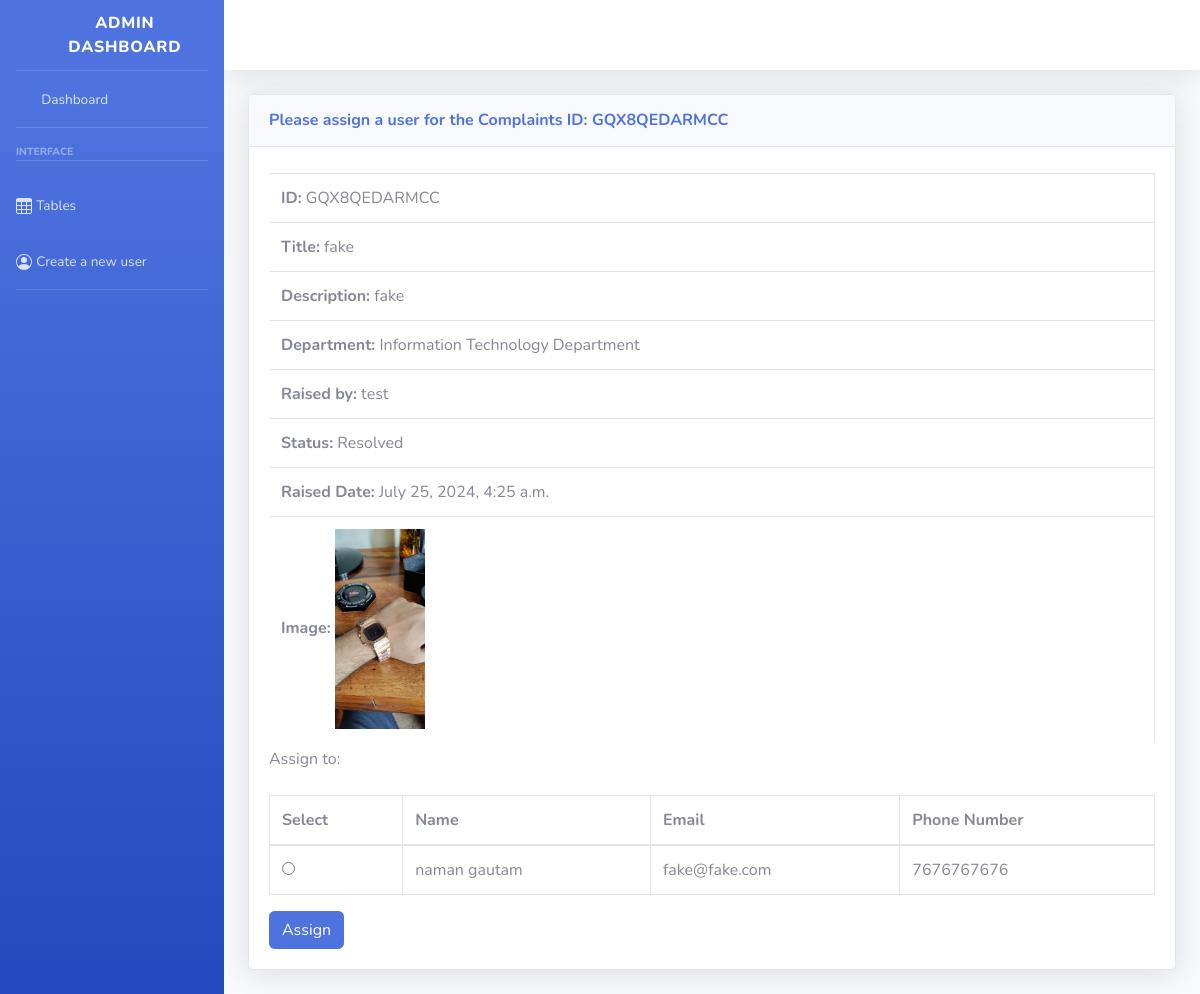
The page /assign/GQX8QEDARMCC/ on the database as committed earlier.
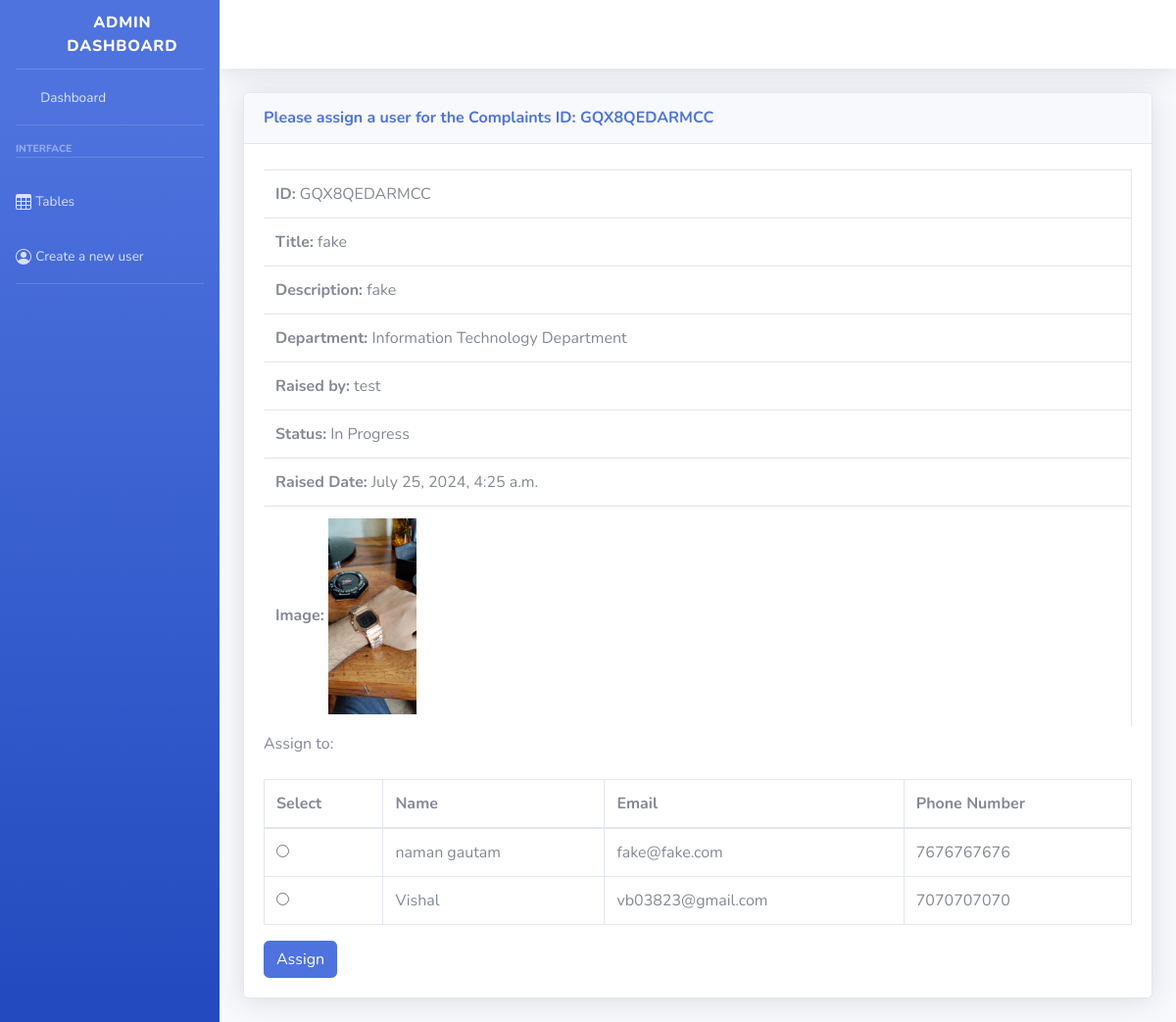
The same page on the database as committed later.
### app1/models.py (models this page shows, shortened)
class Complaint(models.Model):
    STATUS_CHOICES = (
        ('Pending', 'Pending'),
        ('Accepted', 'Accepted'),
        ('Allotted', 'Allotted'),
        ('In Progress', 'In Progress'),
        ('Resolved', 'Resolved'),
        ('Rejected', 'Rejected')
    )
    RESOLUTION_CHOICES = (
        ('Normal', 'Normal (10-15 days)'),
        ('Immediate', 'Immediate (3-4 days)'),
    )
    id = models.CharField(max_length=16, primary_key=True)  # Define id field explicitly
    title = models.CharField(max_length=200)
    Email= models.EmailField(null=False, blank=False)
    Phone_number=PhoneNumberField(max_length=13,null=False, blank=False)
    description = models.TextField()
    department = models.ForeignKey(Department, on_delete=models.CASCADE)
    raised_by = models.CharField(max_length=100)
    raised_at = models.DateTimeField(auto_now_add=True)
    date_alloted = models.DateTimeField(null=True, blank=True)
    date_started = models.DateTimeField(null=True, blank=True)
    date_resolved = models.DateTimeField(null=True, blank=True)
    resolution_time = models.CharField(max_length=20, choices=RESOLUTION_CHOICES, default='Normal')
    status = models.CharField(max_length=20, choices=STATUS_CHOICES, default='Pending')
    assigned_to = models.ForeignKey('assign',on_delete=models.CASCADE, null=True, blank=True)
    image = models.FileField(upload_to='complaint_images/', null=False, blank=False, default=FileNotFoundError)

class Department(models.Model):
    name = models.CharField(max_length=100)
    def __str__(self):
        return self.name

class Assign(models.Model):
    id = models.CharField(max_length=4, primary_key=True, unique=True, default=generate_id)
    name = models.CharField(max_length=20)
    email = models.EmailField(max_length=30, unique=True)
    dob = models.DateField(null=True, blank=True)
    department = models.ForeignKey('Department', on_delete=models.SET_NULL, null=True, blank=True)
    phone_number = models.CharField(max_length=13, unique=True)
    profile_picture = models.ImageField(upload_to='profile_pictures/', blank=True, null=True)
    user = models.OneToOneField(User, on_delete=models.CASCADE, related_name='assign', null=True, blank=True)
    class Meta:
        default_related_name = 'assign_users'

### app1/views.py (the view, shortened to what this page needs)
# urls.py: path('assign/<str:complaint_id>/',views.assign,name='assign'),
def assign(request, complaint_id):
    complaint = get_object_or_404(Complaint, id=complaint_id)
    users = Assign.objects.all()  # Fetch all users from the Assign model
    return render(request, 'assign.html', {'complaint': complaint, 'users': users})

### app1/Templates/assign.html (shortened to what this page needs)
{% load static %}
<!DOCTYPE html>
<html lang="en">
<head>
    <link href="{% static 'vendor/fontawesome-free/css/all.min.css' %}" rel="stylesheet" type="text/css">
    <link href="{% static 'css/sb-admin-2.min.css' %}" rel="stylesheet">
    <link href="{% static 'vendor/datatables/dataTables.bootstrap4.min.css' %}" rel="stylesheet">
</head>
<body id="page-top">
    <div id="wrapper">
        <ul class="navbar-nav bg-gradient-primary sidebar sidebar-dark accordion" id="accordionSidebar">
            <a class="sidebar-brand d-flex align-items-center justify-content-center" href="/">
                <div class="sidebar-brand-icon rotate-n-15">
                    <i class="fas fa-laugh-wink"></i>
                </div>
                <div class="sidebar-brand-text mx-3">Admin dashboard</div>
            </a>
            <hr class="sidebar-divider my-0">
            <li class="nav-item">
                <a class="nav-link" href="/">
                    <i class="fas fa-fw fa-tachometer-alt"></i>
                    <span>Dashboard</span></a>
            </li>
            <hr class="sidebar-divider">
            <div class="sidebar-heading">
                Interface
            </div>
            <hr class="sidebar-divider">
            <li class="nav-item">
                <a class="nav-link" href="/table" target="_blank">
                    <span>Tables</span></a>
            </li>
            <li class="nav-item">
                <a class="nav-link" href="/create_user">
                    <span>Create a new user</span></a>
            </li>
            <hr class="sidebar-divider d-none d-md-block">
        </ul>
        <div id="content-wrapper" class="d-flex flex-column">
            <div id="content">
                <nav class="navbar navbar-expand navbar-light bg-white topbar mb-4 static-top shadow">
                </nav>
                <div class="container-fluid">
                    <div class="card shadow mb-4">
                        <div class="card-header py-3">
                            <h6 class="m-0 font-weight-bold text-primary">
                                Please assign a user for the Complaints ID: {{ complaint.id }}
                            </h6>
                        </div>
                        <div class="card-body">
                            <div class="table-responsive">
                                <table class="table table-bordered" id="dataTable" width="100%" cellspacing="0">
                                    <tbody>
                                        <tr>
                                            <td><strong>ID:</strong> {{ complaint.id }}</td>
                                        </tr>
                                        <tr>
                                            <td><strong>Title:</strong> {{ complaint.title }}</td>
                                        </tr>
                                        <tr>
                                            <td><strong>Description:</strong> {{ complaint.description }}</td>
                                        </tr>
                                        <tr>
                                            <td><strong>Department:</strong> {{ complaint.department }}</td>
                                        </tr>
                                        <tr>
                                            <td><strong>Raised by:</strong> {{ complaint.raised_by }}</td>
                                        </tr>
                                        <tr>
                                            <td><strong>Status:</strong> {{ complaint.status }}</td>
                                        </tr>
                                        <tr>
                                            <td><strong>Raised Date:</strong> {{ complaint.raised_at }}</td>
                                        </tr>
                                        <td><strong>Image:</strong>
                                            {% if complaint.image %}
                                                <img src="{{ complaint.image.url }}" alt="Complaint Image" style="max-width: 300px; max-height: 200px;">
                                            {% else %}
                                                No image available
                                            {% endif %}
                                        </td>
                                    </tbody>
                                </table>
                                <form method="post">
                                    <div class="form-group">
                                        <label for="assigned_to">Assign to:</label>
                                        <table class="table table-bordered mt-3">
                                            <thead>
                                                <tr>
                                                    <th>Select</th>
                                                    <th>Name</th>
                                                    <th>Email</th>
                                                    <th>Phone Number</th>
                                                </tr>
                                            </thead>
                                            <tbody>
                                                {% for user in users %}
                                                <tr>
                                                    <td>
                                                        <input type="radio" id="user_{{ user.id }}" name="assigned_to" value="{{ user.name }}">
                                                    </td>
                                                    <td>{{ user.name }}</td>
                                                    <td>{{ user.email }}</td>
                                                    <td>{{ user.phone_number }}</td>
                                                </tr>
                                                {% endfor %}
                                            </tbody>
                                        </table>
                                    </div>
                                    <button type="submit" class="btn btn-primary">Assign</button>
                                </form>
                            </div>
                        </div>
                    </div>
                </div>
</body>
</html>

Rows that differ between the two databases and show on the page:
changed Complaint "GQX8QEDARMCC": status "Resolved" → "In Progress"
added Assign: name "Vishal", email "vb03823@gmail.com", phone_number "7070707070"
